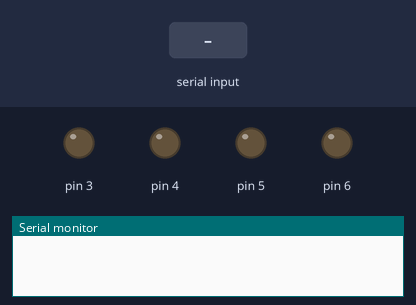
Bench run of a sketch on a simulated Arduino Uno, built with avr-gcc and run on an emulated ATmega328P. Shown: output pins drawn as LEDs (lit = HIGH), the last lines printed to the serial monitor. The test bench sets the inputs (shaded band).

Above: at 1.2 s.
1.3 s: "1" received over the second serial link
At 1.7 s:
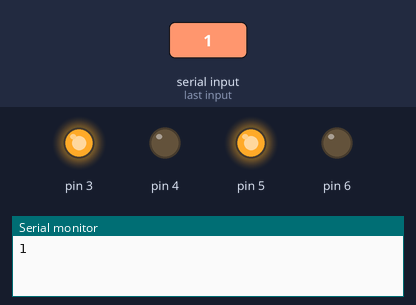
2.8 s: "2" received over the second serial link
At 4.0 s:
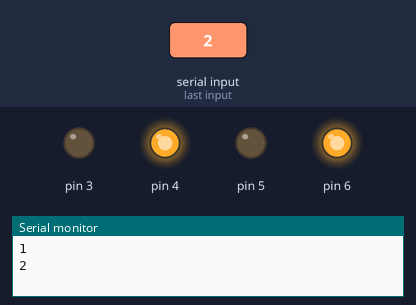
4.3 s: "3" received over the second serial link
At 5.2 s:
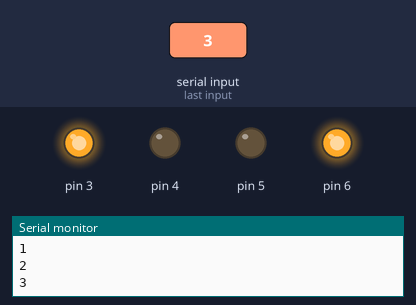
5.8 s: "4" received over the second serial link
At 6.3 s:
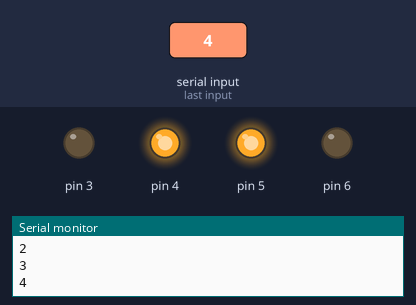
7.3 s: "5" received over the second serial link
At 8.7 s:
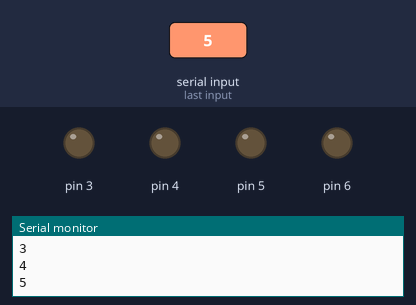
Timing chart, 0 to 9.8 s (numbered marks = the images above; inputs shaded):
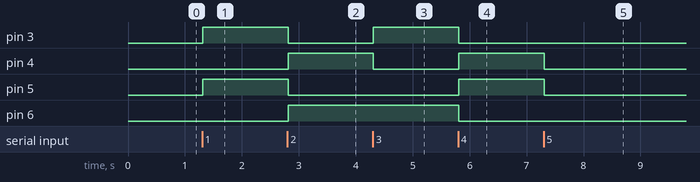

The sketch:

Bluetooth_Control_Car.ino
```cpp
#include <SoftwareSerial.h>

SoftwareSerial BT(10, 11); //TX, RX respetively
String readdata;

void setup() {
BT.begin(9600);
Serial.begin(9600);
  pinMode(3, OUTPUT);
  pinMode(4, OUTPUT);
  pinMode(5, OUTPUT);
  pinMode(6, OUTPUT);

}

void loop() {
  while (BT.available()){
  delay(10);
  char c = BT.read();
  readdata += c;
  }
  if (readdata.length() > 0) {
    Serial.println(readdata);

  if(readdata == "1")
  {
    digitalWrite(3, HIGH);
    digitalWrite(4, LOW);
    digitalWrite(5,HIGH);
    digitalWrite(6,LOW);
    delay(100);
  }


  else if(readdata == "2")
  {
    digitalWrite(3, LOW);
    digitalWrite(4, HIGH);
    digitalWrite(5, LOW);
    digitalWrite(6,HIGH);     delay(100);
  }

  else if (readdata == "3")
  {
    digitalWrite (3,HIGH);
    digitalWrite (4,LOW);
    digitalWrite (5,LOW);
    digitalWrite (6,HIGH);
    delay (100);

  }

else if ( readdata == "4")
{
   digitalWrite (3, LOW);
   digitalWrite (4, HIGH);
   digitalWrite (5, HIGH);
   digitalWrite (6, LOW);
   delay (100);
}
else if (readdata == "5")
{
   digitalWrite (3, LOW);
   digitalWrite (4, LOW);
   digitalWrite (5, LOW);
   digitalWrite (6, LOW);
   delay (100);
}


readdata="";}} //Reset the variable
```

Measured:
- after the input at 1.3 s, pin 3, pin 5: LOW → HIGH at once
- after the input at 2.8 s, pin 3, pin 5: HIGH → LOW at once; pin 4, pin 6: LOW → HIGH at once
- after the input at 4.3 s, pin 3: LOW → HIGH at once; pin 4: HIGH → LOW at once
- after the input at 5.8 s, pin 3, pin 6: HIGH → LOW at once; pin 4, pin 5: LOW → HIGH at once
- after the input at 7.3 s, pin 4, pin 5: HIGH → LOW at once
